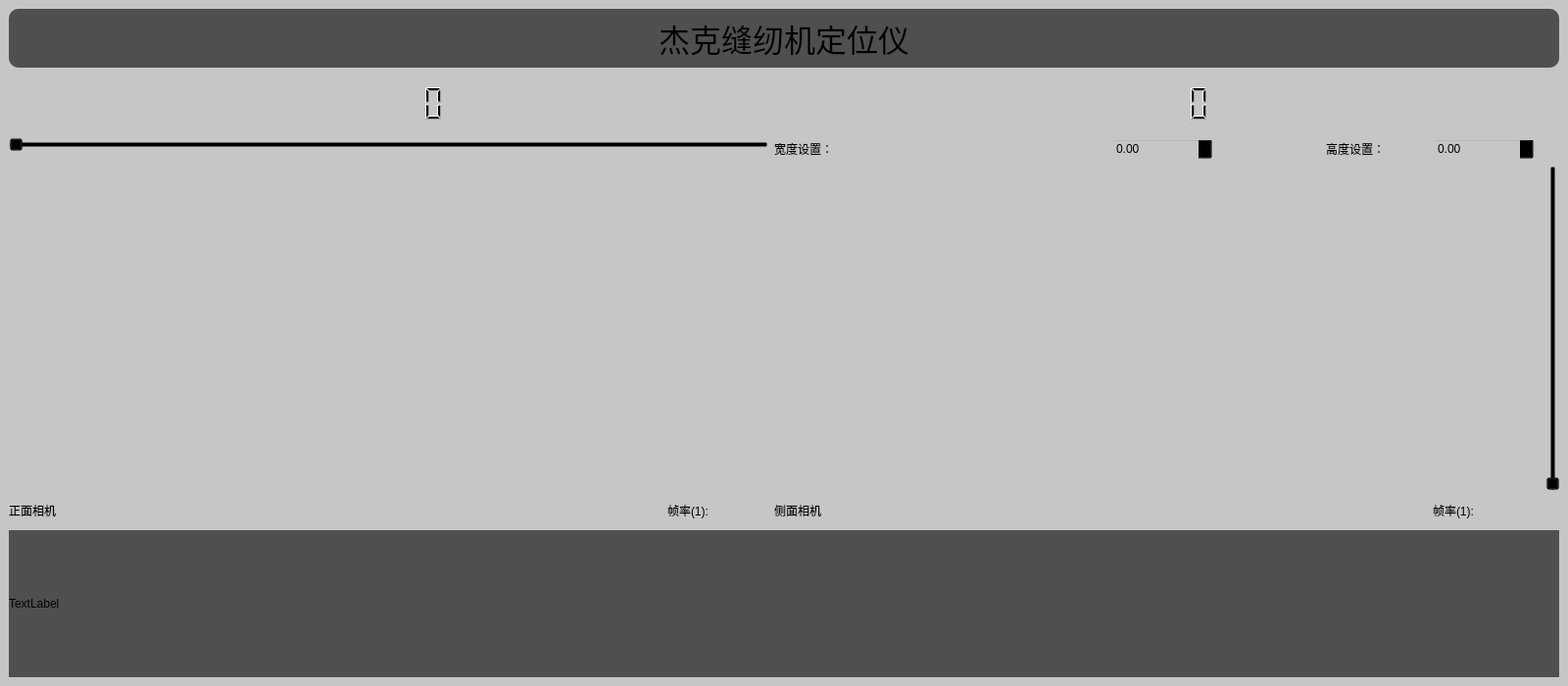
<?xml version="1.0" encoding="UTF-8"?>
<ui version="4.0">
 <class>MainWindow</class>
 <widget class="QMainWindow" name="MainWindow">
  <property name="geometry">
   <rect>
    <x>0</x>
    <y>0</y>
    <width>1600</width>
    <height>700</height>
   </rect>
  </property>
  <property name="maximumSize">
   <size>
    <width>1600</width>
    <height>1600</height>
   </size>
  </property>
  <property name="focusPolicy">
   <enum>Qt::WheelFocus</enum>
  </property>
  <property name="windowTitle">
   <string>MainWindow</string>
  </property>
  <property name="windowOpacity">
   <double>1.000000000000000</double>
  </property>
  <property name="autoFillBackground">
   <bool>false</bool>
  </property>
  <property name="styleSheet">
   <string notr="true">background-color: rgb(198, 198, 198);</string>
  </property>
  <widget class="QWidget" name="centralwidget">
   <layout class="QGridLayout" name="gridLayout">
    <item row="2" column="10">
     <widget class="QDoubleSpinBox" name="doubleSpinBox_2">
      <property name="focusPolicy">
       <enum>Qt::NoFocus</enum>
      </property>
      <property name="styleSheet">
       <string notr="true">background-color:transparent;</string>
      </property>
      <property name="singleStep">
       <double>0.010000000000000</double>
      </property>
     </widget>
    </item>
    <item row="2" column="7">
     <widget class="QLabel" name="label_3">
      <property name="minimumSize">
       <size>
        <width>81</width>
        <height>18</height>
       </size>
      </property>
      <property name="maximumSize">
       <size>
        <width>16777215</width>
        <height>40</height>
       </size>
      </property>
      <property name="styleSheet">
       <string notr="true">background-color:transparent;</string>
      </property>
      <property name="text">
       <string>宽度设置：</string>
      </property>
     </widget>
    </item>
    <item row="2" column="0" colspan="7">
     <widget class="QSlider" name="horizontalSlider">
      <property name="sizePolicy">
       <sizepolicy hsizetype="Ignored" vsizetype="Ignored">
        <horstretch>0</horstretch>
        <verstretch>0</verstretch>
       </sizepolicy>
      </property>
      <property name="minimumSize">
       <size>
        <width>0</width>
        <height>0</height>
       </size>
      </property>
      <property name="maximumSize">
       <size>
        <width>16777215</width>
        <height>16777215</height>
       </size>
      </property>
      <property name="focusPolicy">
       <enum>Qt::NoFocus</enum>
      </property>
      <property name="styleSheet">
       <string notr="true">background-color:transparent;</string>
      </property>
      <property name="maximum">
       <number>99</number>
      </property>
      <property name="pageStep">
       <number>1</number>
      </property>
      <property name="orientation">
       <enum>Qt::Horizontal</enum>
      </property>
      <property name="tickPosition">
       <enum>QSlider::TicksBelow</enum>
      </property>
     </widget>
    </item>
    <item row="4" column="2">
     <widget class="QLabel" name="label_13">
      <property name="styleSheet">
       <string notr="true">background-color:transparent;</string>
      </property>
      <property name="text">
       <string/>
      </property>
     </widget>
    </item>
    <item row="4" column="1">
     <widget class="QLabel" name="label_9">
      <property name="styleSheet">
       <string notr="true">background-color:transparent;</string>
      </property>
      <property name="text">
       <string/>
      </property>
     </widget>
    </item>
    <item row="4" column="3">
     <widget class="QLabel" name="label_15">
      <property name="styleSheet">
       <string notr="true">background-color:transparent;</string>
      </property>
      <property name="text">
       <string/>
      </property>
     </widget>
    </item>
    <item row="4" column="4">
     <widget class="QLabel" name="label_12">
      <property name="styleSheet">
       <string notr="true">background-color:transparent;</string>
      </property>
      <property name="text">
       <string/>
      </property>
     </widget>
    </item>
    <item row="4" column="5">
     <widget class="QLabel" name="label_16">
      <property name="styleSheet">
       <string notr="true">background-color:transparent;</string>
      </property>
      <property name="text">
       <string/>
      </property>
     </widget>
    </item>
    <item row="2" column="12">
     <widget class="QLabel" name="label_4">
      <property name="minimumSize">
       <size>
        <width>81</width>
        <height>18</height>
       </size>
      </property>
      <property name="maximumSize">
       <size>
        <width>16777215</width>
        <height>40</height>
       </size>
      </property>
      <property name="styleSheet">
       <string notr="true">background-color:transparent;</string>
      </property>
      <property name="text">
       <string>高度设置：</string>
      </property>
     </widget>
    </item>
    <item row="2" column="13">
     <widget class="QDoubleSpinBox" name="doubleSpinBox">
      <property name="focusPolicy">
       <enum>Qt::NoFocus</enum>
      </property>
      <property name="styleSheet">
       <string notr="true">background-color:transparent;</string>
      </property>
      <property name="singleStep">
       <double>0.010000000000000</double>
      </property>
     </widget>
    </item>
    <item row="3" column="7" colspan="7">
     <widget class="QLabel" name="label_2">
      <property name="sizePolicy">
       <sizepolicy hsizetype="Ignored" vsizetype="Expanding">
        <horstretch>0</horstretch>
        <verstretch>0</verstretch>
       </sizepolicy>
      </property>
      <property name="minimumSize">
       <size>
        <width>0</width>
        <height>0</height>
       </size>
      </property>
      <property name="text">
       <string/>
      </property>
      <property name="textFormat">
       <enum>Qt::AutoText</enum>
      </property>
      <property name="scaledContents">
       <bool>true</bool>
      </property>
     </widget>
    </item>
    <item row="4" column="8">
     <widget class="QLabel" name="label_10">
      <property name="styleSheet">
       <string notr="true">background-color:transparent;</string>
      </property>
      <property name="text">
       <string/>
      </property>
     </widget>
    </item>
    <item row="4" column="6">
     <widget class="QLabel" name="label_6">
      <property name="minimumSize">
       <size>
        <width>100</width>
        <height>18</height>
       </size>
      </property>
      <property name="maximumSize">
       <size>
        <width>16777215</width>
        <height>16777215</height>
       </size>
      </property>
      <property name="styleSheet">
       <string notr="true">background-color:transparent;</string>
      </property>
      <property name="text">
       <string>帧率(1):</string>
      </property>
     </widget>
    </item>
    <item row="3" column="14">
     <widget class="QSlider" name="verticalSlider">
      <property name="minimumSize">
       <size>
        <width>0</width>
        <height>0</height>
       </size>
      </property>
      <property name="maximumSize">
       <size>
        <width>16777215</width>
        <height>16777215</height>
       </size>
      </property>
      <property name="focusPolicy">
       <enum>Qt::NoFocus</enum>
      </property>
      <property name="styleSheet">
       <string notr="true">background-color:transparent;</string>
      </property>
      <property name="orientation">
       <enum>Qt::Vertical</enum>
      </property>
      <property name="tickPosition">
       <enum>QSlider::TicksAbove</enum>
      </property>
     </widget>
    </item>
    <item row="4" column="0">
     <widget class="QLabel" name="label_5">
      <property name="minimumSize">
       <size>
        <width>120</width>
        <height>28</height>
       </size>
      </property>
      <property name="maximumSize">
       <size>
        <width>16777215</width>
        <height>16777215</height>
       </size>
      </property>
      <property name="styleSheet">
       <string notr="true">background-color:transparent;</string>
      </property>
      <property name="text">
       <string>正面相机</string>
      </property>
     </widget>
    </item>
    <item row="3" column="0" colspan="7">
     <widget class="QLabel" name="label">
      <property name="sizePolicy">
       <sizepolicy hsizetype="Ignored" vsizetype="Expanding">
        <horstretch>0</horstretch>
        <verstretch>0</verstretch>
       </sizepolicy>
      </property>
      <property name="minimumSize">
       <size>
        <width>0</width>
        <height>0</height>
       </size>
      </property>
      <property name="text">
       <string/>
      </property>
      <property name="scaledContents">
       <bool>true</bool>
      </property>
     </widget>
    </item>
    <item row="4" column="7">
     <widget class="QLabel" name="label_7">
      <property name="minimumSize">
       <size>
        <width>120</width>
        <height>18</height>
       </size>
      </property>
      <property name="maximumSize">
       <size>
        <width>16777215</width>
        <height>16777215</height>
       </size>
      </property>
      <property name="styleSheet">
       <string notr="true">background-color:transparent;</string>
      </property>
      <property name="text">
       <string>侧面相机</string>
      </property>
     </widget>
    </item>
    <item row="4" column="13">
     <widget class="QLabel" name="label_8">
      <property name="minimumSize">
       <size>
        <width>100</width>
        <height>18</height>
       </size>
      </property>
      <property name="maximumSize">
       <size>
        <width>16777215</width>
        <height>16777215</height>
       </size>
      </property>
      <property name="styleSheet">
       <string notr="true">background-color:transparent;</string>
      </property>
      <property name="text">
       <string>帧率(1):</string>
      </property>
     </widget>
    </item>
    <item row="1" column="3">
     <widget class="QLCDNumber" name="lcdNumber">
      <property name="minimumSize">
       <size>
        <width>0</width>
        <height>60</height>
       </size>
      </property>
      <property name="styleSheet">
       <string notr="true">background-color:transparent;</string>
      </property>
     </widget>
    </item>
    <item row="1" column="10">
     <widget class="QLCDNumber" name="lcdNumber_2">
      <property name="minimumSize">
       <size>
        <width>0</width>
        <height>60</height>
       </size>
      </property>
      <property name="styleSheet">
       <string notr="true">background-color:transparent;</string>
      </property>
     </widget>
    </item>
    <item row="5" column="0" colspan="15">
     <widget class="QLabel" name="label_11">
      <property name="minimumSize">
       <size>
        <width>0</width>
        <height>150</height>
       </size>
      </property>
      <property name="styleSheet">
       <string notr="true">background:rgb(79, 79, 79)</string>
      </property>
      <property name="text">
       <string>TextLabel</string>
      </property>
     </widget>
    </item>
    <item row="0" column="0" colspan="15">
     <widget class="QPushButton" name="pushButton">
      <property name="minimumSize">
       <size>
        <width>160</width>
        <height>60</height>
       </size>
      </property>
      <property name="font">
       <font>
        <pointsize>24</pointsize>
       </font>
      </property>
      <property name="autoFillBackground">
       <bool>false</bool>
      </property>
      <property name="styleSheet">
       <string notr="true">border-radius:10px;background:rgb(79, 79, 79)</string>
      </property>
      <property name="text">
       <string>杰克缝纫机定位仪</string>
      </property>
      <property name="autoDefault">
       <bool>false</bool>
      </property>
      <property name="flat">
       <bool>true</bool>
      </property>
     </widget>
    </item>
   </layout>
  </widget>
  <widget class="QMenuBar" name="menubar">
   <property name="geometry">
    <rect>
     <x>0</x>
     <y>0</y>
     <width>1600</width>
     <height>37</height>
    </rect>
   </property>
   <property name="font">
    <font>
     <pointsize>12</pointsize>
    </font>
   </property>
  </widget>
  <action name="action_1">
   <property name="text">
    <string>打开相机1</string>
   </property>
  </action>
  <action name="action_2">
   <property name="text">
    <string>打开相机2</string>
   </property>
  </action>
  <action name="actionExit">
   <property name="text">
    <string>Exit</string>
   </property>
  </action>
 </widget>
 <resources/>
 <connections/>
</ui>
